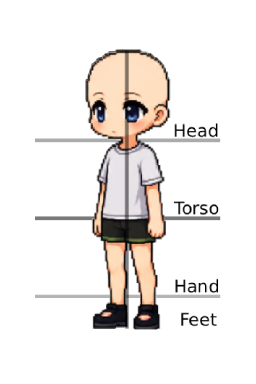
#> input picture art-source/template.png, 256 x 384 px
$ python demultiply_white_matte.py ../art-source/template.png
#> lines starting #> are read from the running program, lines starting #| are printed output that depends on the picture
"""One-off cleanup: removes the white-matte halo on PNG alpha edges.

Many art tools export PNGs with the visible RGB pre-composited against a
white background even though the alpha channel is correct. When the image
is later layered on a colored background, those edge pixels read as a
faint white outline. This script reverses the composition pixel-by-pixel:

    composed_c = src_c * (a/255) + 255 * (1 - a/255)
    src_c     = 255 + (composed_c - 255) * (255 / a)

Run from the repo root:  py scripts/demultiply_white_matte.py public/avatars/base.png
A `.original.png` backup is created next to the source on first run.
"""

import os
import sys
from PIL import Image


def fix(path: str) -> None:
#> called with path = '../art-source/template.png'
    base, _ext = os.path.splitext(path)
    backup = base + ".original.png"
    if not os.path.exists(backup):
        Image.open(path).save(backup)
        print(f"Backup written: {backup}")

    img = Image.open(path).convert("RGBA")
#> img is the input picture: PIL image 256x384 RGBA; mean R, G, B, A 30.9, 27.4, 24.9, 46.4
    pixels = img.load()
    w, h = img.size
#> w = 256; h = 384

    changed = 0
    for y in range(h):
        for x in range(w):
            r, g, b, a = pixels[x, y]
            if 0 < a < 255:
                ratio = 255.0 / a
                nr = max(0, min(255, int(round(255 + (r - 255) * ratio))))
                ng = max(0, min(255, int(round(255 + (g - 255) * ratio))))
                nb = max(0, min(255, int(round(255 + (b - 255) * ratio))))
                if (nr, ng, nb) != (r, g, b):
                    pixels[x, y] = (nr, ng, nb, a)
                    changed += 1
#> after the loop, changed = 1722

    img.save(path)
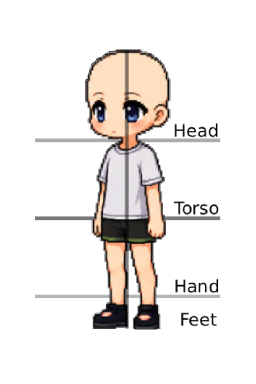
#> saved as template.png: PIL image 256x384 RGBA; mean R, G, B, A 29.5, 26, 23.5, 46.4; transparent parts drawn white
    print(f"{path}: rewrote {changed} edge pixels")
#| ../art-source/template.png: rewrote 1722 edge pixels


if __name__ == "__main__":
    if len(sys.argv) < 2:
        print("usage: py scripts/demultiply_white_matte.py <png-path> [<png-path>...]")
        sys.exit(1)
    for p in sys.argv[1:]:
        fix(p)
